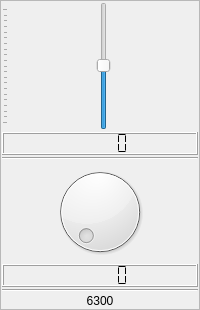
                     <widget class="QFrame" name="verticalFrame_26">
                      <property name="frameShape">
                       <enum>QFrame::StyledPanel</enum>
                      </property>
                      <layout class="QVBoxLayout" name="verticalLayout_28">
                       <property name="spacing">
                        <number>2</number>
                       </property>
                       <property name="leftMargin">
                        <number>1</number>
                       </property>
                       <property name="topMargin">
                        <number>1</number>
                       </property>
                       <property name="rightMargin">
                        <number>1</number>
                       </property>
                       <property name="bottomMargin">
                        <number>1</number>
                       </property>
                       <item>
                        <widget class="QSlider" name="eq_sld_23">
                         <property name="sizePolicy">
                          <sizepolicy hsizetype="Preferred" vsizetype="Expanding">
                           <horstretch>0</horstretch>
                           <verstretch>0</verstretch>
                          </sizepolicy>
                         </property>
                         <property name="minimumSize">
                          <size>
                           <width>0</width>
                           <height>128</height>
                          </size>
                         </property>
                         <property name="minimum">
                          <number>-300</number>
                         </property>
                         <property name="maximum">
                          <number>300</number>
                         </property>
                         <property name="singleStep">
                          <number>10</number>
                         </property>
                         <property name="value">
                          <number>1</number>
                         </property>
                         <property name="orientation">
                          <enum>Qt::Vertical</enum>
                         </property>
                         <property name="tickPosition">
                          <enum>QSlider::TicksAbove</enum>
                         </property>
                         <property name="tickInterval">
                          <number>30</number>
                         </property>
                        </widget>
                       </item>
                       <item>
                        <widget class="QLCDNumber" name="lcdNumber_94">
                         <property name="smallDecimalPoint">
                          <bool>true</bool>
                         </property>
                         <property name="segmentStyle">
                          <enum>QLCDNumber::Flat</enum>
                         </property>
                        </widget>
                       </item>
                       <item>
                        <widget class="Line" name="line_79">
                         <property name="orientation">
                          <enum>Qt::Horizontal</enum>
                         </property>
                        </widget>
                       </item>
                       <item>
                        <widget class="QDial" name="dial_23">
                         <property name="maximumSize">
                          <size>
                           <width>16777215</width>
                           <height>16777215</height>
                          </size>
                         </property>
                         <property name="minimum">
                          <number>1</number>
                         </property>
                         <property name="maximum">
                          <number>500</number>
                         </property>
                         <property name="singleStep">
                          <number>10</number>
                         </property>
                        </widget>
                       </item>
                       <item>
                        <widget class="QLCDNumber" name="lcdNumber_53">
                         <property name="smallDecimalPoint">
                          <bool>true</bool>
                         </property>
                         <property name="segmentStyle">
                          <enum>QLCDNumber::Flat</enum>
                         </property>
                        </widget>
                       </item>
                       <item>
                        <widget class="Line" name="line_23">
                         <property name="orientation">
                          <enum>Qt::Horizontal</enum>
                         </property>
                        </widget>
                       </item>
                       <item>
                        <widget class="QLabel" name="label_52">
                         <property name="text">
                          <string>6300</string>
                         </property>
                         <property name="scaledContents">
                          <bool>true</bool>
                         </property>
                         <property name="alignment">
                          <set>Qt::AlignCenter</set>
                         </property>
                        </widget>
                       </item>
                      </layout>
                     </widget>
